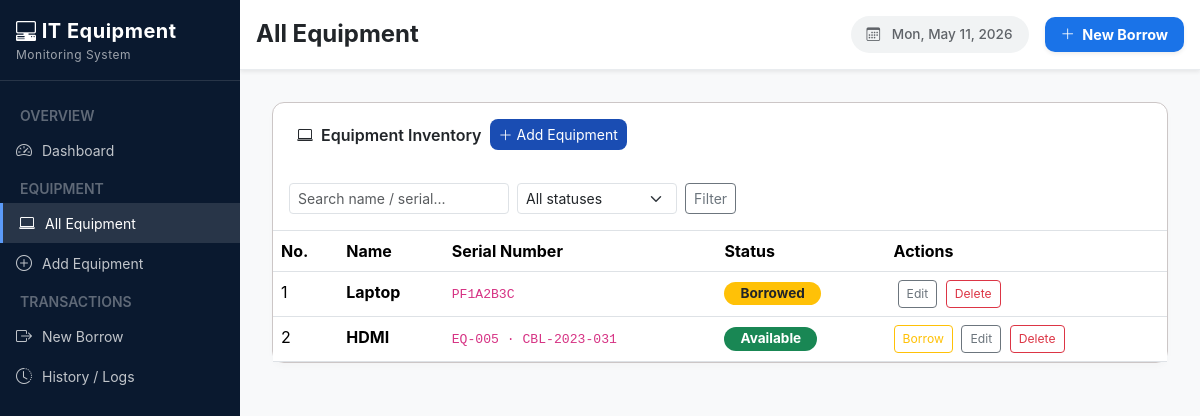
Before: /equipment/ with the older database file.
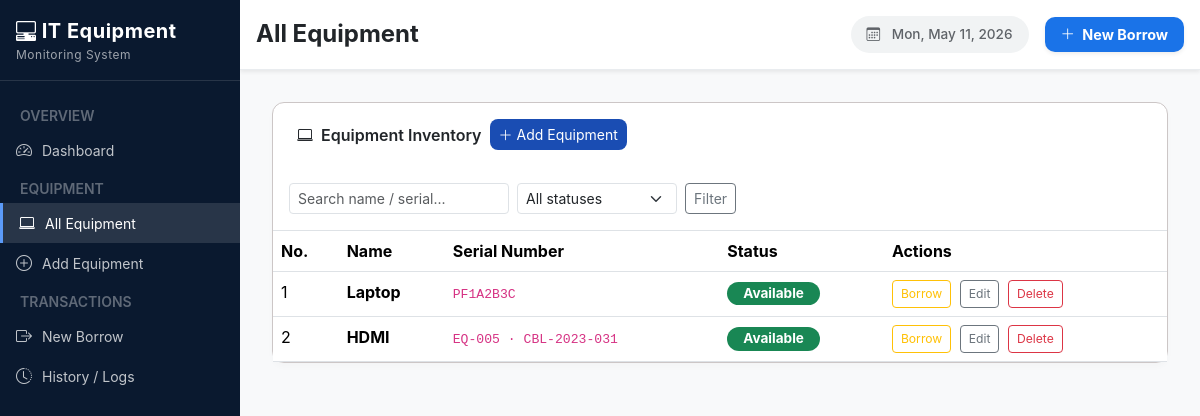
After: the same page with the newer database file.
### ems/models.py (models this page shows, shortened)
class Equipment(models.Model):
    STATUS_CHOICES = [
        ('available', 'Available'),
        ('borrowed',  'Borrowed'),
        ('unavailable', 'Not Available'),
    ]
    name = models.CharField(max_length=100)
    serial_number = models.CharField(max_length=100, unique=True)
    category = models.CharField(max_length=100, blank=True)
    status = models.CharField(max_length=20, choices=STATUS_CHOICES, default='available')
    description = models.TextField(blank=True)
    added_at = models.DateTimeField(auto_now_add=True)

### ems/views.py (the view)
# urls.py: path('equipment/', views.all_equipment, name='all_equipment'),
def all_equipment(request):
    qs = Equipment.objects.all()
    q  = request.GET.get('q', '')
    status_f = request.GET.get('status', '')
    if q:
        qs = qs.filter(Q(name__icontains=q) | Q(serial_number__icontains=q) | Q(category__icontains=q))
    if status_f:
        qs = qs.filter(status=status_f)
    return render(request, 'ems/all_equipment.html', {'equipments': qs, 'q': q, 'status_f': status_f})

### ems/templates/ems/all_equipment.html (shortened to what this page needs)
{% extends 'ems/base.html' %}
{% block page_title %}All Equipment{% endblock %}
{% block content %}
<div class="table-card">
    <div class="tc-head">
        <span><i class="bi bi-laptop me-2"></i>Equipment Inventory</span>
        <a href="{% url 'equipment_add' %}" class="btn btn-sm" style="background:#1a4db3;color:#fff;border-radius:8px;">
        <i class="bi bi-plus-lg me-1"></i>Add Equipment
        </a>
    </div>
    <div class="p-3 border-bottom d-flex gap-2 flex-wrap">
        <form method="get" class="d-flex gap-2 flex-wrap w-100">
        <input name="q" value="{{ q }}" class="form-control form-control-sm" style="max-width:220px;" placeholder="Search name / serial...">
        <select name="status" class="form-select form-select-sm" style="max-width:160px;">
            <option value="">All statuses</option>
        </select>
        <button class="btn btn-sm btn-outline-secondary">Filter</button>
        </form>
    </div>
    <table class="table table-hover mb-0">
        <thead>
            <tr>
                <th>No.</th>
                <th>Name</th>
                <th>Serial Number</th>
                <th>Status</th>
                <th>Actions</th>
            </tr>
        </thead>
        <tbody>
        {% for eq in equipments %}
        <tr>
            <td>{{ forloop.counter }}</td>
            <td><strong>{{ eq.name }}</strong></td>
            <td><code style="font-size:.82rem;">{{ eq.serial_number }}</code></td>
            <td>
                {% if eq.status == 'borrowed' %}
                    <span class="badge rounded-pill px-3" style="background-color: #ffc107; color: #212529; font-weight: bold; font-size: 0.85rem;">
                        Borrowed
                    </span>
                {% elif eq.status == 'available' %}
                    <span class="badge rounded-pill px-3" style="background-color: #198754; color: #ffffff; font-weight: bold; font-size: 0.85rem;">
                        Available
                    </span>
                {% else %}
                    <span class="badge rounded-pill px-3" style="background-color: #ffc107; color: #000; font-weight: bold;">
                        {{ eq.get_status_display }}
                    </span>
                {% endif %}
            </td>
            <td>
                {% if eq.status == 'available' %}
                <a href="{% url 'borrow_create' %}?equipment={{ eq.pk }}" class="btn btn-sm btn-outline-warning" style="font-size:.76rem;">Borrow</a>
                {% endif %}
                <a href="{% url 'equipment_edit' eq.pk %}" class="btn btn-sm btn-outline-secondary ms-1" style="font-size:.76rem;">Edit</a>
                <a href="{% url 'equipment_delete' eq.pk %}" class="btn btn-sm btn-outline-danger ms-1" style="font-size:.76rem;">Delete</a>
            </td>
        </tr>
        {% empty %}
        <tr><td colspan="5" class="text-center text-muted py-4">No equipment found.</td></tr>
        {% endfor %}
        </tbody>
    </table>
</div>
{% endblock %}

Changed rows visible on the page:
changed Equipment "Laptop": status "Borrowed" → "Available Borrow"
